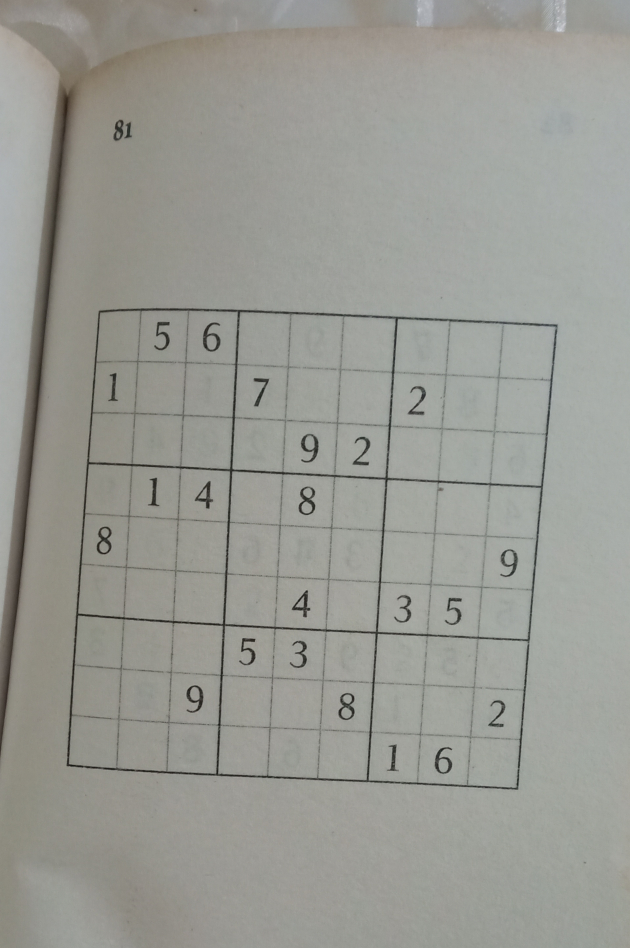
#> input picture test.jpg, 630 x 948 px
$ python -i visudoku.py   (imports and definitions only)
#> lines starting #> are read from the running program, lines starting #| are printed output that depends on the picture
#> further down, picture is the input picture: shape (948, 630, 3); mean B, G, R 147.4, 153.9, 153.1

import cv2 as cv
import numpy as np

from functools import reduce
import subprocess
import pickle

WEBCAM_CAPTURE_CHAR = 'c'

N_CHARS = 9

PUZZLE_SIZE_DIMEN = 450
PUZZLE_SIZE = (PUZZLE_SIZE_DIMEN, PUZZLE_SIZE_DIMEN)
EXTRACTED_DIGIT_DIMEN = 30
EXTRACTED_DIGIT_SIZE = (EXTRACTED_DIGIT_DIMEN, EXTRACTED_DIGIT_DIMEN)

BOX_DIMEN = PUZZLE_SIZE_DIMEN / N_CHARS

PP_BLUR_KERNEL_SIZE = (5, 5)

DX_DILATE_KERNEL_SIZE = (3, 3)
DX_ERODE_KERNEL_SIZE = (5, 5)

MODEL_LOCATION = "../digit-recog/knn.model"
SOLVER_LOCATION = "../sudoku-solver/sudoku-solver"

TEST_IMG_DIR = "../test-images"

COL_BLUE = (255, 0, 0)
COL_GREEN = (0, 255, 0)
COL_WHITE = (255, 255, 255)

BOUNDARY_COLOR = COL_BLUE
DX_BORDER_COLOR = COL_WHITE
DX_BOX_COLOR = COL_GREEN

# [36 lines left out: functions get_sudoku_image, pre_process, not called in this run]

def get_largest_contour(contours):
    return max(contours, key=lambda cnt: cv.contourArea(cnt))

# [76 lines left out: functions get_contour_corners, get_corners, extract_rect, mark_boundary, is_mostly_empty, approx_center, not called in this run]


def get_digits(img):
    img = cv.dilate(img, np.ones(DX_DILATE_KERNEL_SIZE, np.uint8))
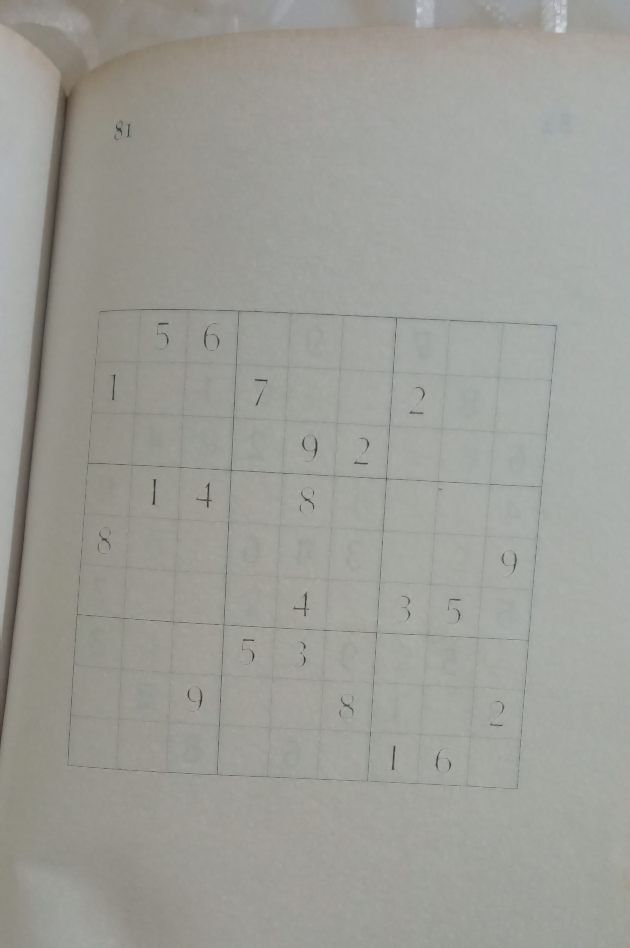
#> img: shape (948, 630, 3); mean of channels 0, 1, 2 151.5, 157.7, 157.1; drawn as B, G, R
    img = cv.erode(img, np.ones(DX_ERODE_KERNEL_SIZE, np.uint8))
    img = cv.copyMakeBorder(img, 5, 5, 5, 5, cv.BORDER_CONSTANT, None, DX_BORDER_COLOR)
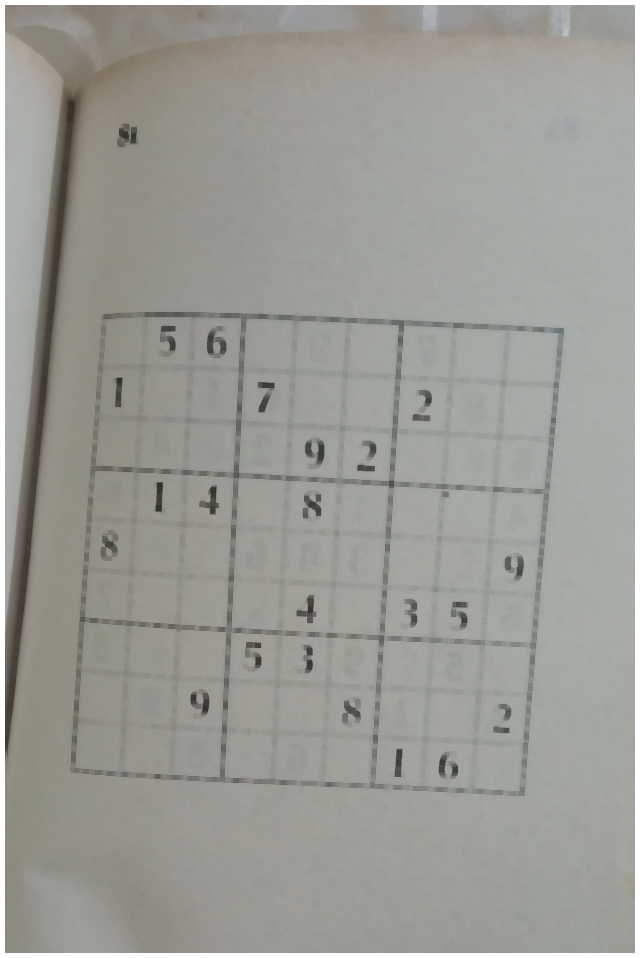
#> img: shape (958, 640, 3); mean of channels 0, 1, 2 150.3, 156.6, 155.9; drawn as B, G, R

#> (the run stopped early here; a loop or call above may not have finished)
